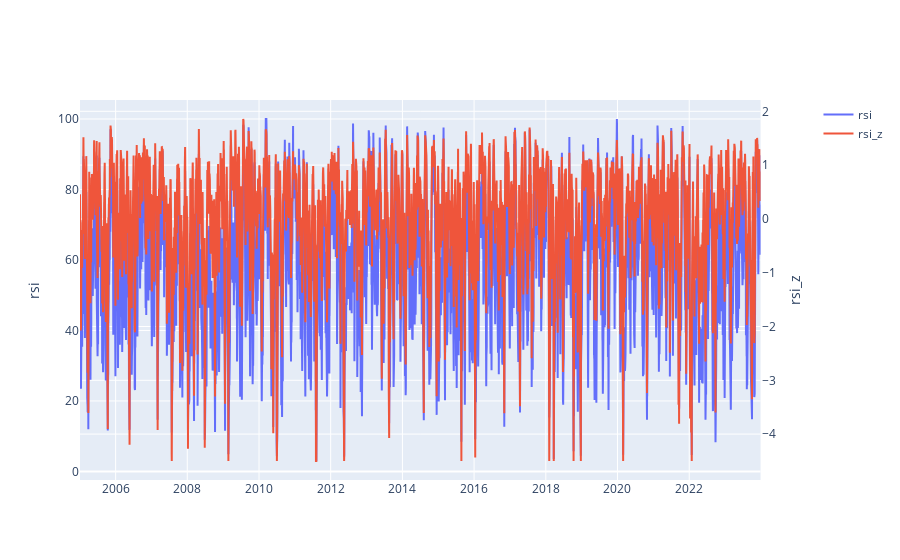

Source (notebook cell):
### Markdown cell above
## Check if normalised follow actual trend

### Code cell
plot_2axes(real_data.df, 'rsi', 'rsi_z')

### Figure 1 — Plotly figure (JSON) as saved in the notebook; plotly's stock layout.template omitted (floating-point values rounded to 4 significant figures; data arrays with more than 128 entries replaced by an {"elided": "..."} marker saying what was removed)
{"data": [{"name": "rsi", "type": "scatter", "x": {"elided": "4781 str values"}, "xaxis": "x", "y": {"elided": "4781 float values"}, "yaxis": "y"}, {"name": "rsi_z", "type": "scatter", "x": {"elided": "4781 str values"}, "xaxis": "x", "y": {"elided": "4781 float values"}, "yaxis": "y2"}], "layout": {"xaxis": {"anchor": "y", "domain": [0, 0.94]}, "yaxis": {"anchor": "x", "domain": [0, 1], "title": {"text": "rsi"}}, "yaxis2": {"anchor": "x", "overlaying": "y", "side": "right", "title": {"text": "rsi_z"}}}}
